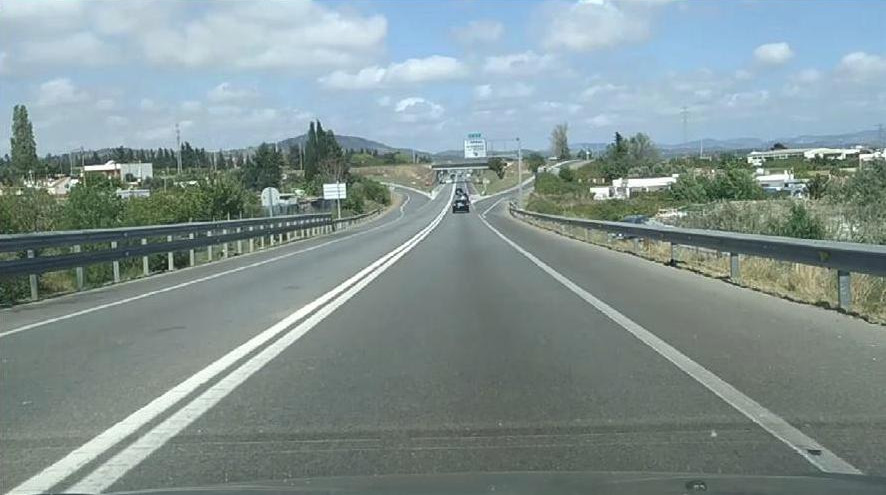
#> input picture data/autocesta.jpeg, 886 x 495 px, given in place of video1.mp4, which was not available
$ python trackbar-Canny-Hough.py
#> lines starting #> are read from the running program, lines starting #| are printed output that depends on the picture; pictures that were not available may be replaced by others from this repository, and a replacement may not be noted
"""Interactive Color and Edge Filtering with Trackbars"""

"""
1. The algorithm should work on video
2. Pause the video on the "p" key (the rest of the algorithm must continue to be executed on the paused frame)
3. Rework the algorithm to display images in multiple rows (eg 2 images in one row) (cv2.vconcat())
4. Add trackbars for canny thresholds and display canny image (cv2.Canny())
5. Add a feature that you think would be useful

"""
import cv2
import numpy as np

# Trackbar Initialization
cv2.namedWindow("filter")

low = np.array([0, 0, 0])
high = np.array([255, 255, 255])

is_paused = False

canny_low = 100
canny_high = 200

# Trackbar Callback Functions
# [41 lines left out: functions first_low_trackbar, first_high_trackbar, second_low_trackbar, second_high_trackbar, third_low_trackbar, third_high_trackbar, not called in this run]

def canny_low_trackbar(val):
    global canny_low
    canny_low = val


def canny_high_trackbar(val):
    global canny_high
    canny_high = val

def pause_video():
    global is_paused
    is_paused = not is_paused


cv2.createTrackbar("Low-0", "filter", 0, 255, first_low_trackbar)
cv2.createTrackbar("High-0", "filter", 255, 255, first_high_trackbar)
cv2.createTrackbar("Low-1", "filter", 0, 255, second_low_trackbar)
cv2.createTrackbar("High-1", "filter", 255, 255, second_high_trackbar)
cv2.createTrackbar("Low-2", "filter", 0, 255, third_low_trackbar)
cv2.createTrackbar("High-2", "filter", 255, 255, third_high_trackbar)
cv2.createTrackbar("Canny Low", "filter", 100, 255, canny_low_trackbar)
cv2.createTrackbar("Canny High", "filter", 200, 255, canny_high_trackbar)

# Video Capture and Filter Application Loop
cap = cv2.VideoCapture("data/video1.mp4")

while True:
        if not is_paused:
            ret, frame = cap.read()
#> frame is the input picture: shape (495, 886, 3); mean B, G, R 146.7, 146.7, 130.6
            if not ret:
                break
            frame = cv2.resize(frame, (200, 200))
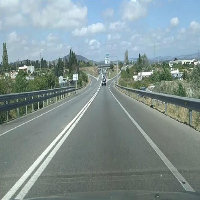
#> frame: shape (200, 200, 3); mean B, G, R 146.7, 146.6, 130.5

            # RGB filter
            frameRGB = cv2.cvtColor(frame, cv2.COLOR_BGR2RGB)
            filteredRGB = cv2.inRange(frameRGB, low, high)
#> filteredRGB: shape (200, 200); every value is 255
            filteredRGB = cv2.cvtColor(filteredRGB, cv2.COLOR_GRAY2BGR)
#> filteredRGB: shape (200, 200, 3); every value is 255

            # HSV filter
            frameHSV = cv2.cvtColor(frame, cv2.COLOR_BGR2HSV)
#> frameHSV: shape (200, 200, 3); mean H, S, V 78.6, 37.8, 152.9
            filteredHSV = cv2.inRange(frameHSV, low, high)
            filteredHSV = cv2.cvtColor(filteredHSV, cv2.COLOR_GRAY2BGR)

            # HLS filter
            frameHLS = cv2.cvtColor(frame, cv2.COLOR_BGR2HLS)
#> frameHLS: shape (200, 200, 3); mean of channels 0, 1, 2 78.6, 141.2, 43.3
            filteredHLS = cv2.inRange(frameHLS, low, high)
            filteredHLS = cv2.cvtColor(filteredHLS, cv2.COLOR_GRAY2BGR)

            # Canny filter
            frameGray = cv2.cvtColor(frame, cv2.COLOR_BGR2GRAY)
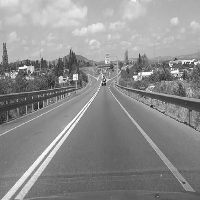
#> frameGray: shape (200, 200); min 28, max 254, mean 141.8
            canny_edges = cv2.Canny(frameGray, canny_low, canny_high)
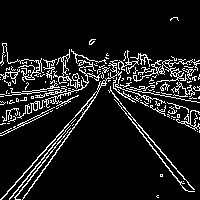
#> canny_edges: shape (200, 200); 10.4% white in thin lines or dots
            canny_edges = cv2.cvtColor(canny_edges, cv2.COLOR_GRAY2BGR)
#> canny_edges: shape (200, 200, 3); 10.4% white in thin lines or dots


            showIMG = cv2.vconcat([frame, filteredRGB, filteredHLS])
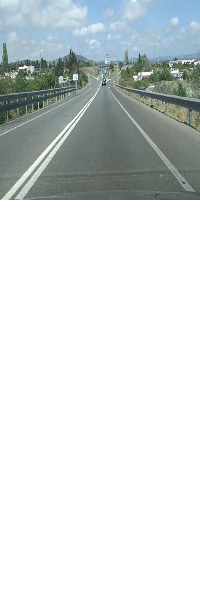
#> showIMG: shape (600, 200, 3); mean B, G, R 218.9, 218.9, 213.5
            showIMG2 = cv2.vconcat([frame, filteredHSV, canny_edges])
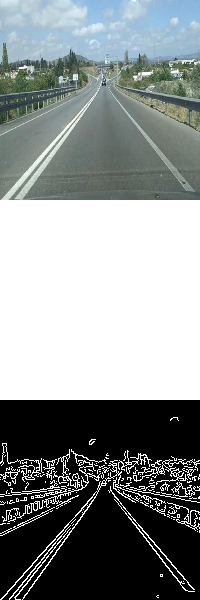
#> showIMG2: shape (600, 200, 3); mean B, G, R 142.8, 142.7, 137.4
            showIMGx = cv2.hconcat([showIMG, showIMG2])
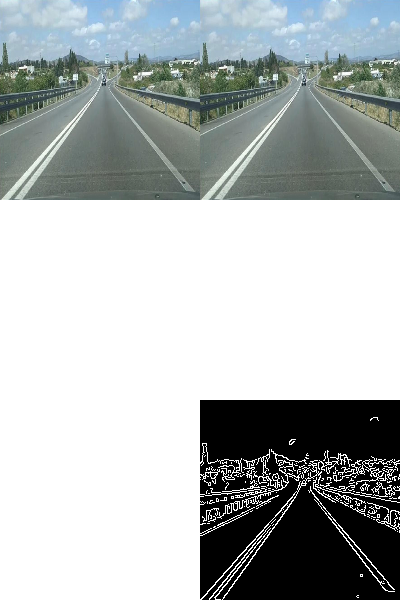
#> showIMGx: shape (600, 400, 3); mean B, G, R 180.8, 180.8, 175.4
            cv2.imshow("filterq", showIMGx)

        # Keyboard Input Handling
        key = cv2.waitKey(80)
#> (key q is pressed here)

        if key == ord("q"):
            print(f"LOW: {low} | HIGH: {high}")
            break
        elif key == ord("p"):
            is_paused = not is_paused

# Release Resources
cap.release()
cv2.destroyAllWindows()

$ run again, on data/kamera4.png
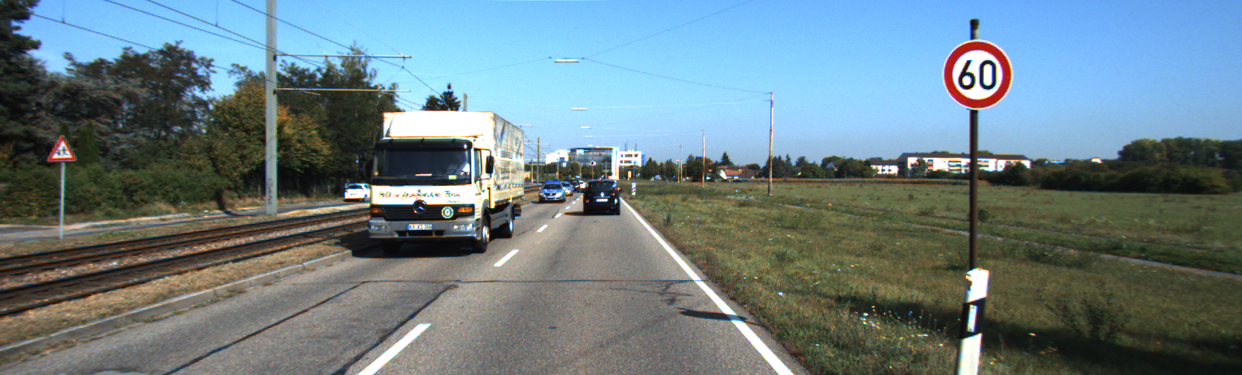
#> input picture data/kamera4.png, 1242 x 375 px, given in place of video1.mp4, which was not available
#> frame is the input picture: shape (375, 1242, 3); mean B, G, R 132.6, 126.8, 107.7
#> frame: shape (200, 200, 3)
#> frameHSV: shape (200, 200, 3); mean H, S, V 64, 78.7, 145.6
#> frameHLS: shape (200, 200, 3); mean of channels 0, 1, 2 64, 120.9, 101.8
#> `canny_edges = cv2.Canny(frameGray, canny_low, canny_high)`:
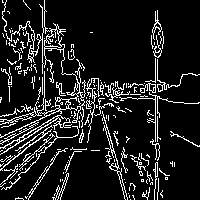
#> canny_edges: shape (200, 200); 12.1% white in thin lines or dots
#> `showIMGx = cv2.hconcat([showIMG, showIMG2])`:
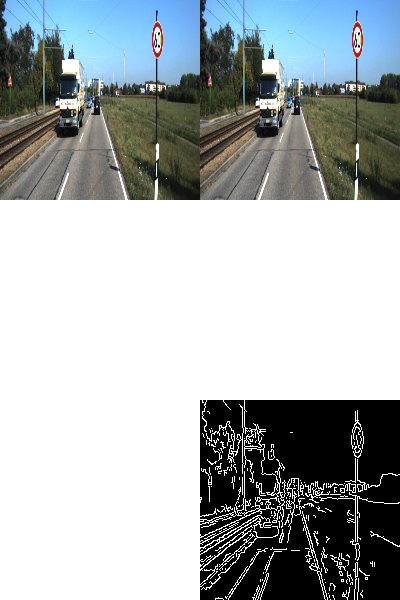
#> showIMGx: shape (600, 400, 3); mean B, G, R 176.8, 174.8, 168.5
